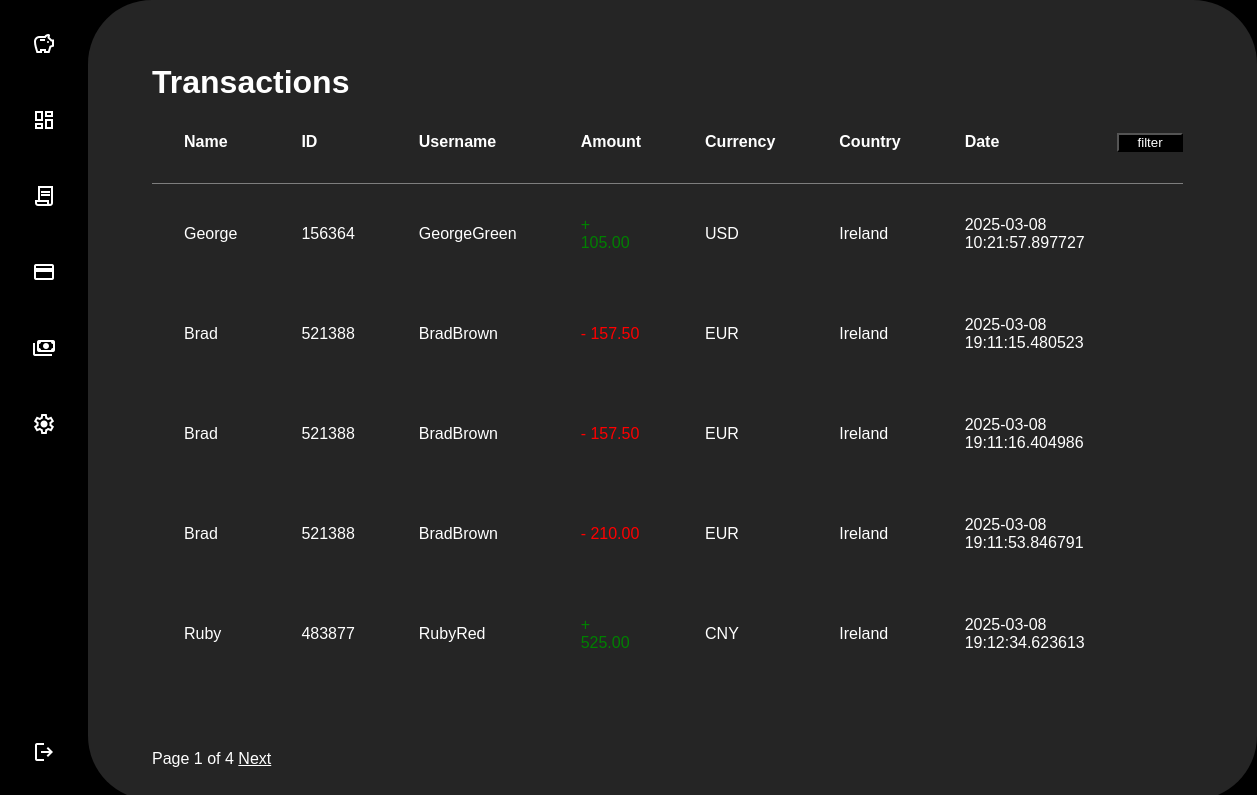
/transaction (signed in), run on the app's committed database.
### tables this page shows
CREATE TABLE transactions (
    id INTEGER PRIMARY KEY AUTOINCREMENT, 
    senderId INTEGER NOT NULL, 
    receiverId INTEGER NOT NULL, 
    recipientName VARCHAR(30) NOT NULL,
    destinationCountry VARCHAR(40) NOT NULL,
    amount REAL NOT NULL, 
    currency VARCHAR(5) NOT NULL,    
    descriptionText TEXT,
    additionalInfo TEXT,
    recipientEmail TEXT,
    transactionDate TIMESTAMP DEFAULT CURRENT_TIMESTAMP, 
    FOREIGN KEY (senderId) REFERENCES users(usersId), 
    FOREIGN KEY (receiverId) REFERENCES users(usersId)  
);

CREATE TABLE "users" (
  userId INTEGER PRIMARY KEY,
  userName VARCHAR(20) NOT NULL,
  firstName VARCHAR(20) NOT NULL,
  lastName VARCHAR(20) NOT NULL,
  dob DATE NOT NULL,
  phoneNum VARCHAR(10) NOT NULL CHECK (LENGTH(phoneNum) = 10),
  email VARCHAR(50) NOT NULL,
  currency VARCHAR(5) NOT NULL,
  homeAddress VARCHAR(100) NOT NULL,  
  city VARCHAR(50) NOT NULL,          
  county VARCHAR(50) NOT NULL,        
  postalCode VARCHAR(10) NOT NULL,
  country VARCHAR(50) NOT NULL,
  freezeAccount BOOLEAN DEFAULT 0,
  createdAccount TIMESTAMP NOT NULL,       
  password VARCHAR(25) NOT NULL
);

### app.py (the view, shortened to what this page needs)
@app.route("/transaction", methods=["GET", "POST"])
@login_required
def transaction():
    page = request.args.get("page", 1, type=int)
    limit = 5
    offset = (page - 1) * limit
    form = filterForm()
    parameter = [g.user, g.user]
    db = get_db()
    user = db.execute("""SELECT * FROM users WHERE userId = ?""", (g.user,)).fetchone()
    query = """
    SELECT t.*, u1.firstName AS receiverName, u1.userName AS receiverUsername, u2.firstName AS senderName, u2.userName AS senderUsername
    FROM transactions t
    JOIN users u1 ON u1.userId = t.receiverId
    JOIN users u2 ON u2.userId = t.senderId
    WHERE (t.senderId = ? OR t.receiverId = ?)
    """
    if form.submit():
        minAmount = form.minAmount.data
        maxAmount = form.maxAmount.data
        currency = form.currency.data
        recipientId = form.recipientId.data
        country = form.country.data
        currency = form.currency.data
        startDate = form.startDate.data
        endDate = form.endDate.data
        amountAsc = form.amountAsc.data
        amountDec = form.amountDec.data
        countryAsc = form.countryAsc.data
        countryDec = form.countryDec.data
        dateAsc = form.dateAsc.data
        dateDes = form.dateDes.data
        if minAmount is None or minAmount == "":
            minAmount = 0
        if maxAmount is None or maxAmount == "":
            maxAmount = 9999999999999999
        query += "AND amount BETWEEN ? AND ?"
        parameter.append(minAmount)
        parameter.append(maxAmount)
        if currency and currency != " ":
            query += " AND t.currency = ?"
            parameter.append(currency)
        if country and country != " ":
            query += " AND t.destinationCountry = ?"
            parameter.append(country)
        if recipientId:
            query += " AND senderId = ?"
            parameter.append(recipientId)
        if startDate:
            query += " AND transactionDate >= ?"
            parameter.append(startDate)
        if endDate:
            query += " AND transactionDate <= ?"
            parameter.append(endDate)
        orderParameters = []
        if amountAsc:
            orderParameters.append("amount ASC")
        if amountDec:
            orderParameters.append("amount DESC")
        if countryAsc:
            orderParameters.append("destinationCountry ASC")
        elif countryDec:
            orderParameters.append("destinationCountry DESC")
        if dateAsc:
            orderParameters.append("transactionDate ASC")
        elif dateDes:
            orderParameters.append("transactionDate DESC")
        if orderParameters:
            orderParameters = "ORDER BY " + ", ".join(orderParameters)
            query += orderParameters
        query += " LIMIT ? OFFSET ?"
        parameter.append(limit)
        parameter.append(offset)
        transactions = db.execute(query, parameter).fetchall()
        pageAmount = db.execute("""
            SELECT COUNT(id) AS totalPages
            FROM transactions t
            JOIN users u1 ON u1.userId = t.receiverId
            JOIN users u2 ON u2.userId = t.senderId
            WHERE (t.senderId = ? OR t.receiverId = ?)
            """,(g.user,g.user)).fetchone()
        if pageAmount['totalPages'] > limit:
            totalPages = math.ceil(pageAmount["totalPages"] / limit)
        else:
            totalPages = 1
        return render_template(
            "user/transaction.html",
            transactions=transactions,
            user=user,
            form=form,
            totalPages=totalPages,
            page=page
        )

### app.py (called while the page is built)
@app.before_request
def load_logged_in_user():
    g.user = session.get("userId", None)

@app.before_request
def kickFrozenAccount():
    db = get_db()
    if g.user is not None:
        admin = db.execute(
            """
            SELECT *
            FROM adminAccounts
            WHERE userId = ?
            """,
            (g.user,),
        ).fetchone()
        if admin is None:
            account = db.execute(
                """
                SELECT *
                FROM users
                WHERE userId = ?
                """,
                (g.user,),
            ).fetchone()
            if account["freezeAccount"] == 1:
                session.clear()

def login_required(view):
    @wraps(view)
    def wrapped_view(*args, **kwargs):
        if g.user is None:
            return redirect(url_for("login", next=request.url))
        return view(*args, **kwargs)
    return wrapped_view

### database.py (called while the page is built)
def get_db():
    if "db" not in g:
        g.db = sqlite3.connect(DATABASE, detect_types=sqlite3.PARSE_DECLTYPES)
        g.db.row_factory = sqlite3.Row
    return g.db

### templates/user/transaction.html (shortened to what this page needs)
{% extends 'user/base.html' %}
{% block head %}
<link rel="stylesheet" href="{{ url_for('static', filename='css/user/transaction.css') }}">
{% endblock %}
{% block content %}
<div class="background">
    <div class="leftPanel">
        <h1>Transactions</h1>
        <div class="transactions">
            <table>
                <tr>
                    <th scope="col">Name</th>
                    <th scope="col">ID</th>
                    <th scope="col">Username</th>
                    <th scope="col">Amount</th>
                    <th scope="col">Currency</th>
                    <th scope="col">Country</th>
                    <th scope="col">Date</th>
                    <td class="buttons"><button type="button" id="showFilterForm">filter</button></td>
                </tr>
                {% if transactions %}
                {% for transaction in transactions %}
                <tr>
                    {% if transaction['senderId'] == user['userId'] %}
                    <td>{{ transaction['receiverName'] }}</td>
                    <td>{{ transaction['receiverId'] }}</td>
                    <td>{{transaction['receiverUsername']}}</td>
                    {% else %}
                    <td>{{ transaction['senderName'] }}</td>
                    <td>{{ transaction['senderId'] }}</td>
                    <td>{{ transaction['senderUsername'] }}</td>
                    {% endif %}
                    <td class="{{ 'positive ' if transaction.receiverId == g.user else 'negative'}}">{{ "+" if
                        transaction.receiverId == g.user else '-' }} {{
                        "{:,.2f}".format(transaction.amount) }}</td>
                    <td>{{ transaction['currency'] }}</td>
                    <td>{{ transaction['destinationCountry'] }}</td>
                    <td>{{ transaction['transactionDate'] }}</td>
                </tr>
                {% endfor %}
                {% endif %}
            </table>
        </div>
        <div class="pagination">
            <span>Page {{ page }} of {{ totalPages }}</span>
            {% if page < totalPages %} <a class="clickable" href="{{ url_for('transaction', page=page+1) }}">
                Next</a>
                {% endif %}
        </div>
    </div>
</div>
{% endblock %}

### static/css/base.css (style rules this page uses)
:root { --Main-bg-color: black; --Secondary-bg-color: #1e1e1e; --Tertiary-bg-color: #252525; --Main-font-size: 16px; --Main-font-color: white; --Secondary-font-color: #7e7e7e; --Main-hover-color: #7e7e7e; --Main-error-color: red; }
* { margin: 0; padding: 0; box-sizing: border-box; font-family: Arial, sans-serif; }
html { background-color: var(--Tertiary-bg-color); font-size: var(--Main-font-size); }
body { background-color: var(--Main-bg-color); color: var(--Main-font-color); display: flex; }
.background { background-color: var(--Main-bg-color); z-index: 0; display: flex; flex-direction: row; width: 100%; height: auto; min-height: 100vh; align-items: stretch; }
.leftPanel { background-color: var(--Tertiary-bg-color); border-radius: 4em; padding: 4em; width: 100%; }
a { font-size: 1.5em; text-decoration: none; color: var(--SideNav-text-color); }
.positive { color: green; }
.negative { color: red; }
table { width: 95%; border-collapse: collapse; border-radius: 2em; }
th, td { padding: 2em; text-align: left; border: none; width: 5em; }
.clickable { text-decoration: underline; }
.pagination { position: absolute; bottom: 2em; }

### static/css/user/transaction.css (style rules this page uses)
.buttons { padding: 0; }
td button { background-color: black; color: white; width: 5em; }
tr:first-child { border-bottom: 1px solid #7e7e7e; }
a { font-size: 1em; }

### data on the page
transactions: receiverId "+", amount "105.00"
transactions: receiverId "-", amount "157.50"
transactions: receiverId "-", amount "157.50"
transactions: receiverId "-", amount "210.00"
transactions: receiverId "+", amount "525.00"

### other printed values
{{ page }} "1"
{{ totalPages }} "4"
